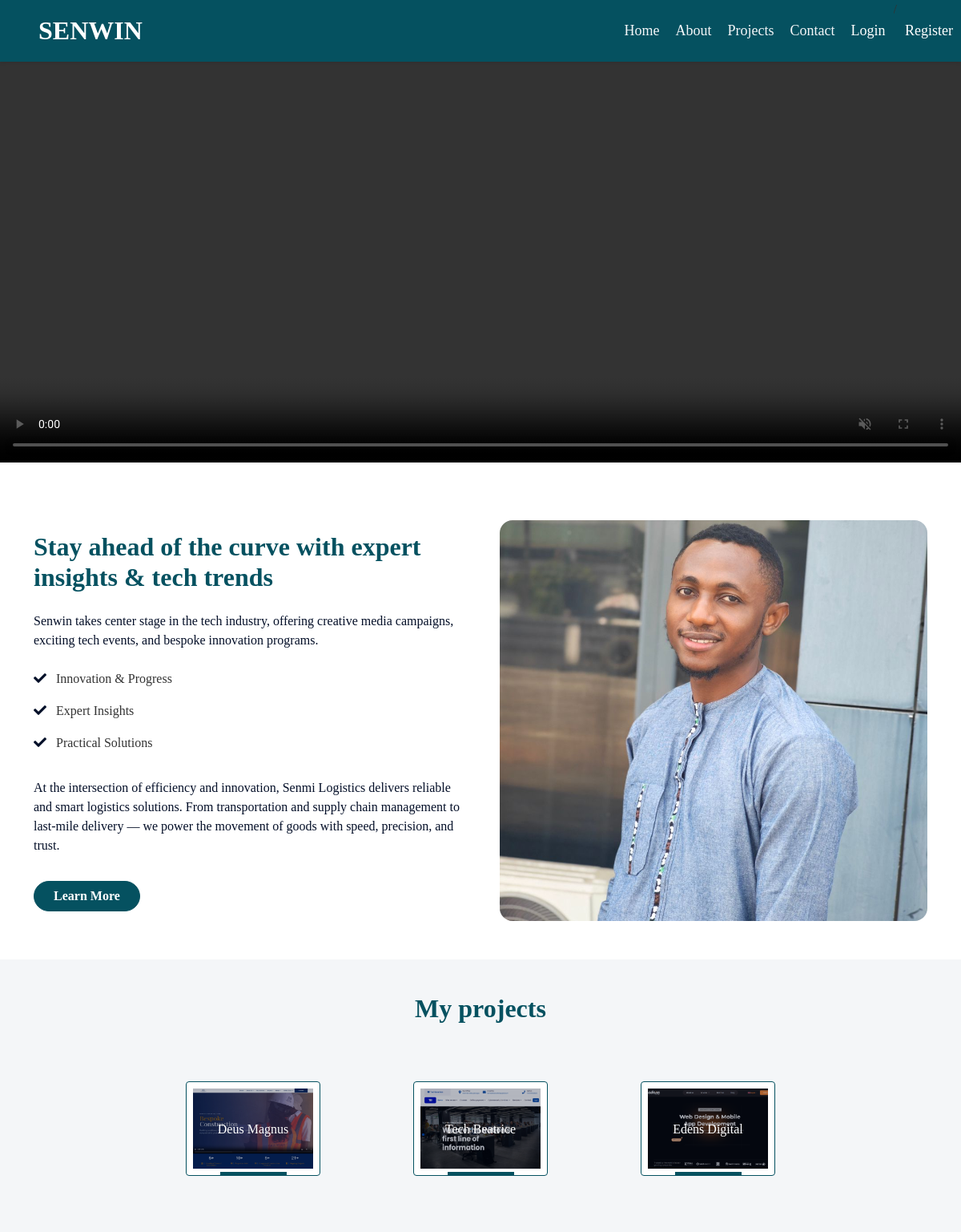
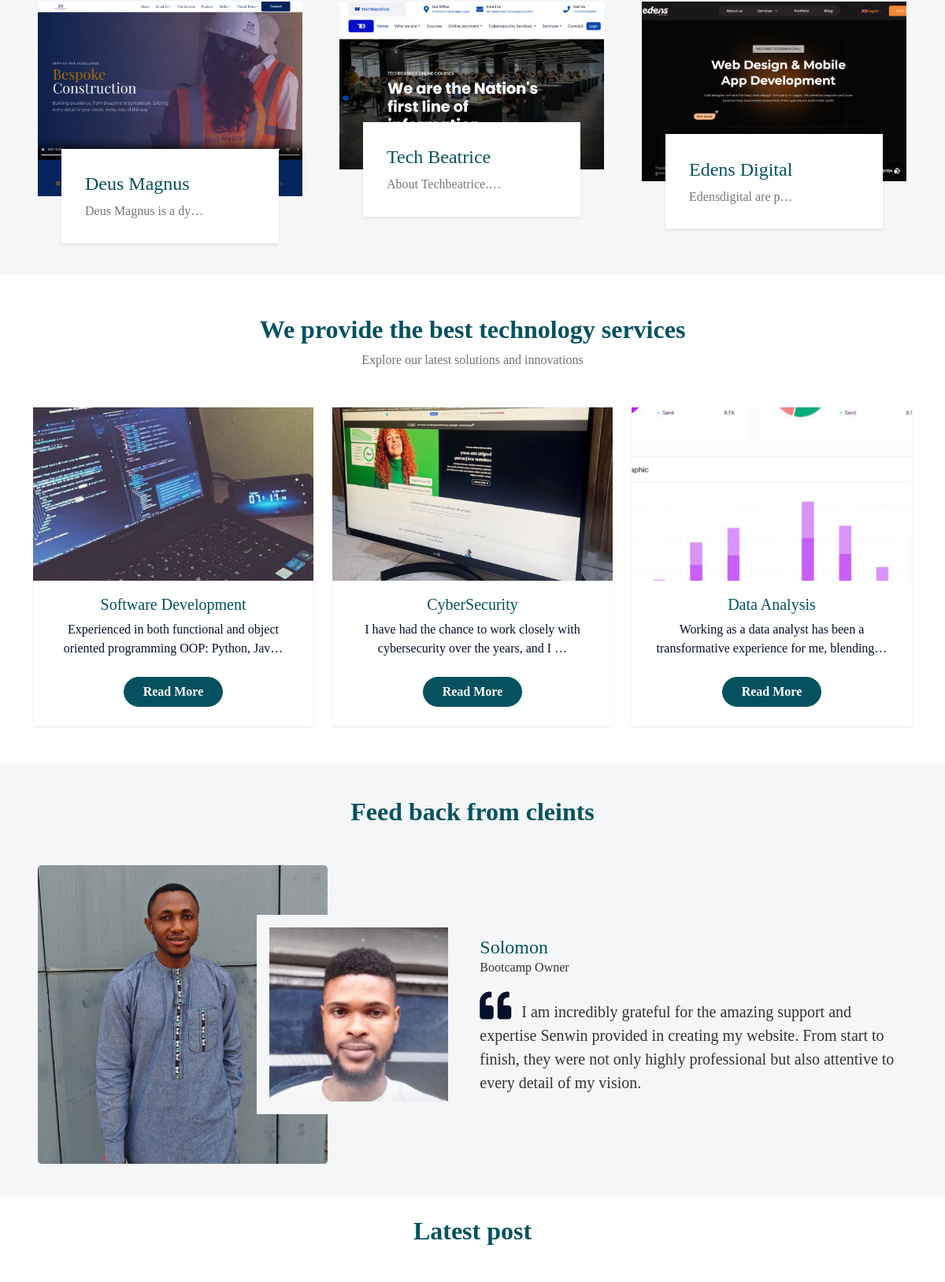
The page / (upper part) on the database its author committed (2 pictures, top to bottom).
### senwin/models.py (models this page shows, shortened)
class SenwinProjectPost(models.Model):
    senwin_project_title = models.CharField(max_length=255, blank=True, null=True)
    senwin_project_description = models.TextField()
    senwin_project_slug = models.SlugField (max_length=255,blank=True, null=True)
    senwin_project_image= models.ImageField(upload_to='images_project/')
    senwin_project_publish_date = models.DateTimeField (auto_now_add= True)
    senwin_project_author = models.ForeignKey(User, on_delete=models.CASCADE)
    class Meta:
        ordering =['-senwin_project_publish_date']

class SenwinMainPost(models.Model):
    senwin_title = models.CharField(max_length=255, blank=True, null=True)
    senwin_description = models.TextField()
    senwin_slug = models.SlugField (max_length=255,blank=True, null=True)
    senwin_image= models.ImageField(upload_to='images_sen/')
    senwin_publish_date = models.DateTimeField (auto_now_add= True)
    senwin_author = models.ForeignKey(User, on_delete=models.CASCADE)
    class Meta:
        ordering =['-senwin_publish_date']

### senwin/views.py (the view)
# urls.py: path('', HomeView.as_view(), name="home"),
class HomeView(ListView):
    model = SenwinMainPost
    template_name = 'senwin/home.html'
    def get_context_data(self, **kwargs):
        context = super().get_context_data(**kwargs)
        context['senwin_sencond_home_pages'] = SenwinProjectPost.objects.all()
        context['senwin_latest_pages'] = SenwinLatestPost.objects.all()
        return context

### templates/senwin/home.html (shortened to what this page needs)
{% extends "base.html" %}
{% load static %}
{% block content%}
    <video autoplay muted playsinline loop width="100%" height="400"controls id="myVideo">
        <source src="{% static 'video/nnn.mp4' %}" type="video/mp4">
        <source src="{% static 'video/nnn.mp4' %}" type="video/webm">
    </video><br>
<div class="container py-5">
    <div class="row align-items-center g-5">
        <div class="col-lg-6">
            <h2 class="fw-bold mb-4" style="color: #055160;">
                Stay ahead of the curve with expert insights & tech trends
            </h2>
            <p class="text-primary">
                Senwin takes center stage in the tech industry, offering creative media campaigns,
                exciting tech events, and bespoke innovation programs.
            </p>
            <div class="row mt-4">
                <div class="col-sm-6">
                    <p class="fw-semibold">
                        <i class="fa fa-check text-primary me-2"></i> Innovation & Progress
                    </p>
                    <p class="fw-semibold">
                        <i class="fa fa-check text-primary me-2"></i> Expert Insights
                    </p>
                    <p class="fw-semibold">
                        <i class="fa fa-check text-primary me-2"></i> Practical Solutions
                    </p>
                </div>
            </div>
            <p class="text-primary mt-3">
                At the intersection of efficiency and innovation, Senmi Logistics delivers reliable and smart logistics solutions.
                From transportation and supply chain management to last-mile delivery —
                we power the movement of goods with speed, precision, and trust.
            </p>
            <a href="#" class="btn btn-primary rounded-pill px-4 mt-3">
                Learn More
            </a>
        </div>
        <div class="col-lg-6">
            <div class="about-img-wrapper position-relative">
                <img src="{% static 'img/senwin.jpg' %}"
                     class="img-fluid rounded-4 shadow"
                     style="height: 500px; width: 100%; object-fit: cover;border-radius: 5px;" alt="About Image">
            </div>
        </div>
    </div>
</div>
    <div class="container-fluid bg-light py-6 px-5">
        <div class="text-center mx-auto mb-5" style="max-width: 600px;">
            <h2 class="display-4 mb-4"style="color: #055160;">My projects</h2>
        </div>
        <div class="row gx-5">
            <div class="col-12 text-center">
                {% for senwin_sencond_home_page in senwin_sencond_home_pages %}
                <div class="d-inline-block bg-dark-radial text-center pt-4 px-5 mb-5">
                    <a href="{% url 'second_detail' senwin_sencond_home_page.pk %}">
                    <ul class="list-inline mb-0" id="portfolio-flters">
                        <li class="btn btn-outline-primary bg-white p-2 active mx-2 mb-4" data-filter="*">
                            <img src="{{ senwin_sencond_home_page.senwin_project_image.url }}" style="width: 150px; height: 100px;">
                            <div class="position-absolute top-0 start-0 end-0 bottom-0 m-2 d-flex align-items-center justify-content-center" style="background: rgba(4, 15, 40, .3);">
                                <h6 class="text-white m-0">{{ senwin_sencond_home_page.senwin_project_title }}</h6>
                            </div>
                        </li>
                    </ul>
                </a>
                </div>
                {% endfor %}
            </div>
        </div>
        <div class="row g-5 portfolio-container">
            {% for senwin_sencond_home_page in senwin_sencond_home_pages %}
            <div class="col-xl-4 col-lg-6 col-md-6 portfolio-item first">
                <div class="position-relative portfolio-box">
                    <a href="{% url 'second_detail' senwin_sencond_home_page.pk %}">
                    <img class="img-fluid w-100" src="{{ senwin_sencond_home_page.senwin_project_image.url }}" alt="">
                    </a>
                    <a class="portfolio-title shadow-sm" href="{% url 'second_detail' senwin_sencond_home_page.pk %}">
                        <p class="h4"style="color: #055160;">{{ senwin_sencond_home_page.senwin_project_title }}</p>
                        <span class="text-body"></i>{{ senwin_sencond_home_page.senwin_project_description |truncatechars:20 }}</span>
                    </a>
                </div>
            </div>
            {% endfor %}
        </div>
    </div>
    <div class="container py-5">
    <div class="text-center mb-5">
        <h2 class="fw-bold"style="color: #055160;">We provide the best technology services</h2>
        <p class="text-muted">Explore our latest solutions and innovations</p>
    </div>
    <div class="row g-4 ">
        {% for post in object_list %}
        <div class="col-lg-4 col-md-6">
            <div class="card h-100 shadow-sm border-0 service-card">
                <a href="{% url 'detail' post.pk %}">
                    <img src="{{ post.senwin_image.url }}"
                         class="card-img-top"
                         style="height: 220px; object-fit: cover;"
                         alt="">
                </a>
                <div class="card-body text-center">
                    <a href="{% url 'detail' post.pk %}" class="text-decoration-none">
                        <h5 class="card-title fw-semibold"style="color: #055160;">
                            {{ post.senwin_title }}
                        </h5>
                    </a>
                    <p class="card-text text-primary">
                        {{ post.senwin_description|truncatechars:80 }}
                    </p>
                </div>
                <div class="card-footer bg-white border-0 text-center pb-4">
                    <a href="{% url 'detail' post.pk %}"
                       class="btn btn-primary px-4 rounded-pill">
                        Read More
                    </a>
                </div>
            </div>
        </div>
        {% endfor %}
    </div>
</div>
    <div class="container-fluid bg-light py-6 px-5">
        <div class="text-center mx-auto mb-5" style="max-width: 600px;">
            <h3 class="display-4 mb-4"style="color: #055160;">Feed back from cleints</h3>
        </div>
        <div class="row gx-0 align-items-center">
            <div class="col-xl-4 col-lg-5 d-none d-lg-block">
                <img class="img-fluid w-100 h-100" src="{% static 'img/testimonial.jpg' %}" style="border-radius: 5px;">
            </div>
            <div class="col-xl-8 col-lg-7 col-md-12">
                <div class="testimonial bg-light">
                    <div class="owl-carousel testimonial-carousel">
                        <div class="row gx-4 align-items-center">
                            <div class="col-xl-4 col-lg-5 col-md-5">
                                <img class="img-fluid w-100 h-100 bg-light p-lg-3 mb-4 mb-md-0" src="{% static 'img/testimonial-1.jpg' %}" alt="">
                            </div>
                            <div class="col-xl-8 col-lg-7 col-md-7">
                                <h4 class="mb-0"style="color: #055160; font-family: emoji;">Solomon</h4>
                                <p>Bootcamp Owner</p>
                                <p class="fs-5 mb-0"><i class="fa fa-2x fa-quote-left text-primary me-2"></i>
                                    I am incredibly grateful for the amazing support and expertise
                                    Senwin provided in creating my website. From start to finish, they were not only
                                    highly professional but also attentive to every detail of my vision.
                                </p>
                            </div>
                        </div>
                        <div class="row gx-4 align-items-center">
                            <div class="col-xl-4 col-lg-5 col-md-5">
                            </div>
                            <div class="col-xl-8 col-lg-7 col-md-7">
                            </div>
                        </div>
                    </div>
                </div>
            </div>
        </div>
    </div><br>
    <div class="container-fluid py-8 px-5">
        <div class="text-center mx-auto mb-5" style="max-width: 600px;">
            <h3 class="display-4 mb-4"style="color: #055160;">Latest post</h3>
        </div>
        <div class="row g-5">
            {% for senwin_latest_page in senwin_latest_pages %}
            </div>
            {% endfor %}
    </div><br><br>
{% endblock %}

### static/css/style.css (style rules this page uses)
body { margin: 0; padding: 0; font-family:Georgia; font-size: 1rem; font-weight: 400; line-height: 1.5; color: #333; background-color: #fff; -webkit-text-size-adjust: 100%; -webkit-tap-highlight-color: rgba(0, 0, 0, 0); }
.btn-primary { color: #000; background-color: #055160; border-color: #040f28; }
.about-img-wrapper { overflow: hidden; border-radius: 16px; }
.about-img-wrapper img { transition: transform 0.4s ease; }
a { color: #055160; text-decoration: none; }
.display-4 { font-size: 32px; font-weight: 700; line-height: 1.2; }
.text-white { color: #FFFFFF !important; font-family: Georgia; }
.text-primary { color: #040F28 !important; }
.display-5,h3 { font-size: calc(1.425rem); font-weight: 700; line-height: 1.2; font-family:Georgia; }
h1, .h1, h2, .h2, .h3, h3,h4, .h4, h5, .h5, h6, .h6 { margin-top: 2px; margin-bottom: .5rem; font-family: Georgia; font-weight: 200; line-height: 1.2; color: #040F28; }
.btn { display: inline-block; font-weight: 400; line-height: 1.5; text-align: center; vertical-align: middle; cursor: pointer; background-color: #055160; padding: .375rem .75rem; font-size: 1rem; border-radius:4px; border-color: #055160; }
.py-6 { padding-top: 40px; padding-bottom: 40px; }
.btn { position: relative; font-weight: 600; transition: .5s; }
.btn::after { position: absolute; content: ""; width: 0; height: 5px; bottom: -1px; left: 50%; background: var(--primary); transition: .5s; }
.btn.btn-primary::after { background: var(--dark); }
.btn:hover::after, .btn.active::after { width: 50%; left: 25%; }
video { display: block; margin: 0; padding: 0; object-fit: cover; width: 100%; height: 500px; }
.btn-primary { color: #FFFFFF; }
.portfolio-item { margin-bottom: 60px; }
.portfolio-title { position: absolute; display: flex; flex-direction: column; justify-content: center; height: 120px; padding: 0 30px; right: 30px; left: 30px; bottom: -60px; background: #FFFFFF; z-index: 3; }
.portfolio-box::before, .portfolio-box::after { position: absolute; content: ""; width: 0; height: 100%; top: 0; transition: .5s; z-index: 1; background: rgba(4, 15, 40, .7); }
.portfolio-box::before { left: 0; }
.portfolio-box::after { right: 0; }
@media (min-width: 992px) { .testimonial, .contact-form { margin-left: -90px; } }

### rows shown on the page
SenwinProjectPost: senwin_project_image (picture), senwin_project_title "Deus Magnus", senwin_project_description "Deus Magnus is a dy…"
SenwinProjectPost: senwin_project_image (picture), senwin_project_title "Tech Beatrice", senwin_project_description "About Techbeatrice.…"
SenwinProjectPost: senwin_project_image (picture), senwin_project_title "Edens Digital", senwin_project_description "Edensdigital are p…"
SenwinMainPost: senwin_image (picture), senwin_title "Software Development", senwin_description "Experienced in both functional and object oriented programming OOP: Python, Jav…"
SenwinMainPost: senwin_image (picture), senwin_title "CyberSecurity", senwin_description "I have had the chance to work closely with cybersecurity over the years, and I …"
SenwinMainPost: senwin_image (picture), senwin_title "Data Analysis", senwin_description "Working as a data analyst has been a transformative experience for me, blending…"
